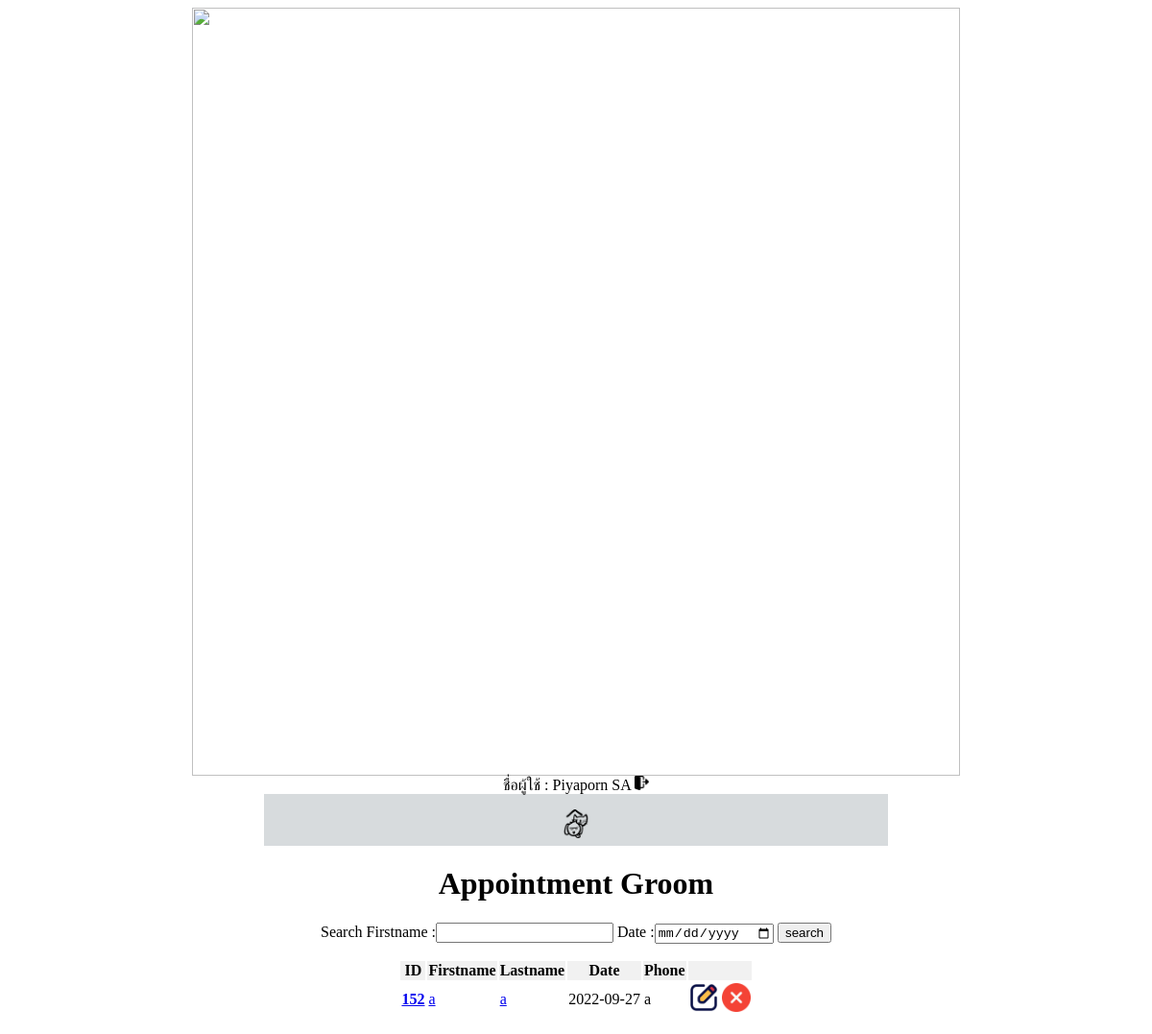
Page /f_table.php (signed in) on the committed database.
### tables this page shows
CREATE TABLE `customer` (
  `C_name` varchar(10) NOT NULL,
  `C_lastname` varchar(10) NOT NULL,
  `ID` int(11) NOT NULL,
  `phone` varchar(10) NOT NULL,
  `user` varchar(10) NOT NULL,
  `date` date NOT NULL
);

### f_table.php (the view, shortened to what this page needs)
<?php
require_once("db_connect.php");
echo "<html>\n";
echo "<head> <meta http-equiv='Content-Type' content='text/html; charset=UTF-8' /> \n";
echo "<link rel='stylesheet' href='Shaed.css'>";
echo "</head>\n";
echo "<center>";
echo "<body>\n";
require_once("head.php");
echo "<h1>Appointment Groom</h1>\n";
echo "<form action='". $_SERVER['PHP_SELF']."' method='POST'>";
echo "Search Firstname :<input type='text' name='search'>\n\n\n";
echo "Date :<input type='date' name='searchdate'/>\n\n\n";
echo "<input type='submit' value='search'>";
echo "</form>";
echo "<form method='post' action=''>\n";
echo "<table>\n";
echo "<tr bgcolor='#f1f1f1'>\n";
echo "<th>ID</th>\n";
echo "<th>Firstname</th>\n";
echo "<th>Lastname</th>\n";
echo "<th>Date</th>\n";
echo "<th>Phone</th>\n";
echo "<th></th>\n";
echo "</tr>\n";
$sql  = "SELECT * FROM customer WHERE ( C_name LIKE '%".$_POST["search"]."%' ) and ( date LIKE '%".$_POST["searchdate"]."%' )  ORDER BY ID desc;";
$rs = $db_conn->query($sql)
	or die("Error: ".$sql."<br/><br/>");
if($rs->num_rows > 0) {
	while ($row = $rs->fetch_assoc()) {
		echo "<tr>\n";
		echo "<th><a href='detailed.php?ID=".$row["ID"]."'/>".$row["ID"]."</a></th>\n";
		echo "<td><a href='detailed.php?ID=".$row["ID"]."'/>".$row["C_name"]."</a></td>\n";
		echo "<td><a href='detailed.php?ID=".$row["ID"]."'/>".$row["C_lastname"]."</a></td>\n";
		echo "<td>".$row["date"]."</td>\n";
		echo "<td>".$row["phone"]."</td>\n";
		echo "<td align='center'>";
		echo "<a href='f_update.php?ID=".$row["ID"]."'/><img src=images/edit.png width='30'></a>\n";
		echo "<a href='delete.php?ID=".$row["ID"]."' class='confirmation' /><img src=images/remove.png width='30'></a>\n";
		echo "</td></tr>\n";
	}
} else {
	echo "<tr>\n";
	echo "<td colspan='8'>Data not found.</td>\n";
	echo "</tr>\n";
}
echo "</table>\n";
echo "</form>\n";
echo "</body>\n";
echo "</center>";
echo "</html>\n";
?>

### rows in the picture
customer: ID "152", C_name "a", C_lastname "a", date "2022-09-27", phone "a"

### other values in the picture
$_SESSION["firstname"] "Piyaporn"
$_SESSION["lastname"] "SA"
